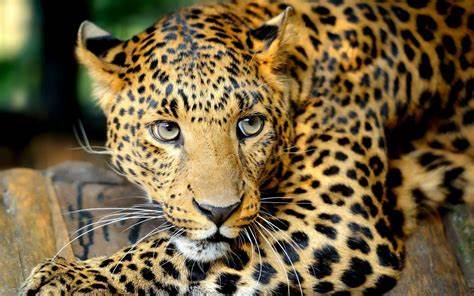
#> input picture img1.jpg, 474 x 296 px, found by its file name
$ python convimg2gscale.py
#> lines starting #> are read from the running program, lines starting #| are printed output that depends on the picture
# import opencv
import cv2

# Load the input image
image = cv2.imread('C:\VSCode\Images\img1.jpg')
#> image is the input picture: shape (296, 474, 3); mean B, G, R 64.3, 96.2, 114
cv2.imshow('Original', image)
cv2.waitKey(0)

# Use the cvtColor() function to grayscale the image
gray_image = cv2.cvtColor(image, cv2.COLOR_BGR2GRAY)
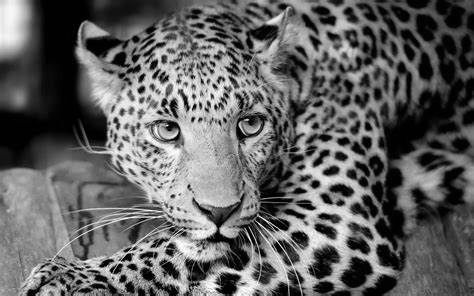
#> gray_image: shape (296, 474); min 0, max 255, mean 97.9

cv2.imshow('Grayscale', gray_image)
cv2.waitKey(0)

# Window shown waits for any key pressing event
cv2.destroyAllWindows()

$ run again, with img0.jpg copied over img1.jpg
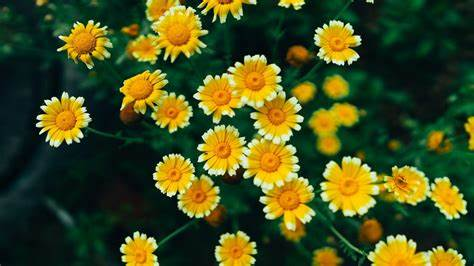
#> input picture img0.jpg, 474 x 266 px, found by its file name
#> image is the input picture: shape (266, 474, 3); mean B, G, R 30.2, 78.6, 68.6
#> `gray_image = cv2.cvtColor(image, cv2.COLOR_BGR2GRAY)`:
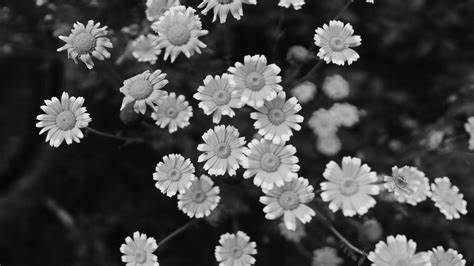
#> gray_image: shape (266, 474); min 0, max 254, mean 70.1

$ run again, with img2.jpg copied over img1.jpg
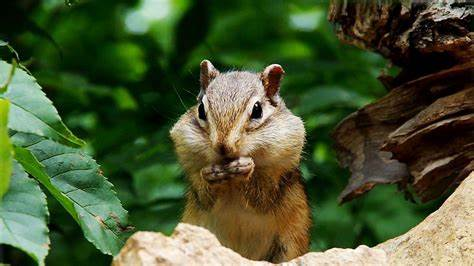
#> input picture img2.jpg, 474 x 266 px, found by its file name
#> image is the input picture: shape (266, 474, 3); mean B, G, R 50, 86.4, 72.7
#> `gray_image = cv2.cvtColor(image, cv2.COLOR_BGR2GRAY)`:
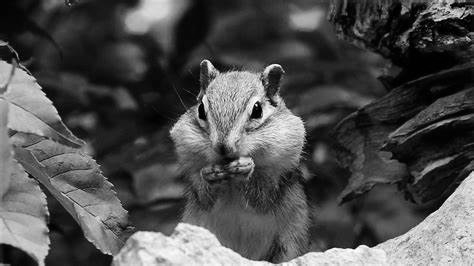
#> gray_image: shape (266, 474); min 0, max 255, mean 78.2

$ run again, with img3.jpg copied over img1.jpg
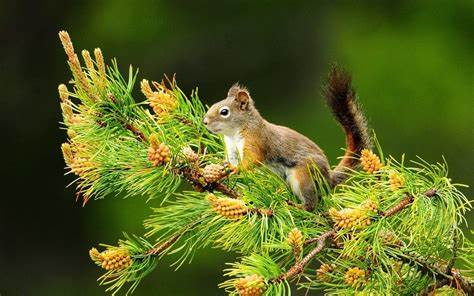
#> input picture img3.jpg, 474 x 296 px, found by its file name
#> image is the input picture: shape (296, 474, 3); mean B, G, R 32.3, 97.6, 86.6
#> `gray_image = cv2.cvtColor(image, cv2.COLOR_BGR2GRAY)`:
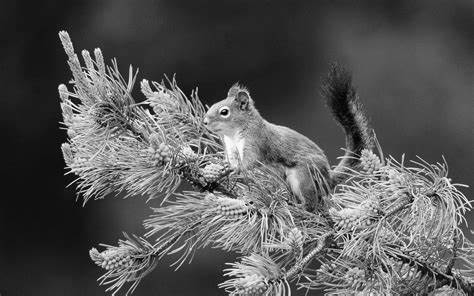
#> gray_image: shape (296, 474); min 0, max 254, mean 86.9
